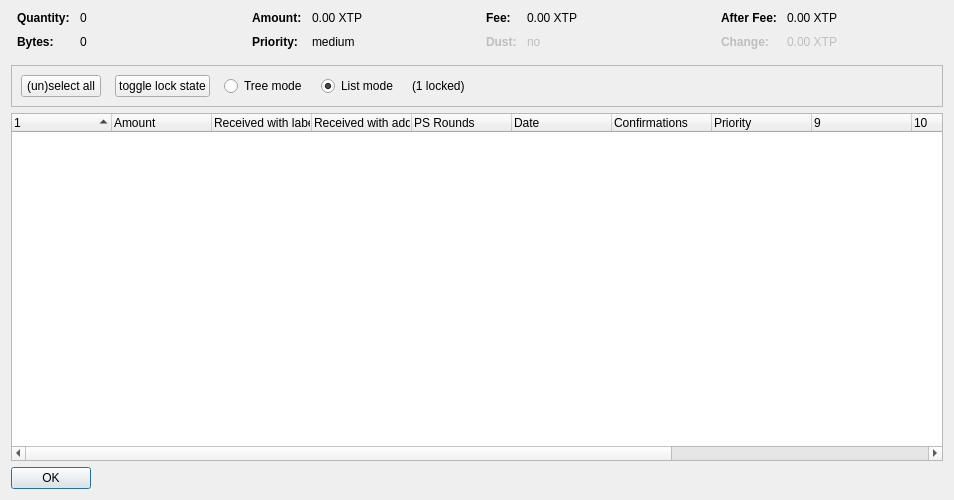
<?xml version="1.0" encoding="UTF-8"?>
<ui version="4.0">
 <class>CoinControlDialog</class>
 <widget class="QDialog" name="CoinControlDialog">
  <property name="geometry">
   <rect>
    <x>0</x>
    <y>0</y>
    <width>954</width>
    <height>500</height>
   </rect>
  </property>
  <property name="windowTitle">
   <string>Coin Selection</string>
  </property>
  <layout class="QVBoxLayout" name="verticalLayout">
   <item>
    <layout class="QHBoxLayout" name="horizontalLayoutTop" stretch="0,0,0,0">
     <property name="topMargin">
      <number>0</number>
     </property>
     <property name="bottomMargin">
      <number>10</number>
     </property>
     <item>
      <layout class="QFormLayout" name="formLayoutCoinControl1">
       <property name="horizontalSpacing">
        <number>10</number>
       </property>
       <property name="verticalSpacing">
        <number>10</number>
       </property>
       <property name="leftMargin">
        <number>6</number>
       </property>
       <property name="rightMargin">
        <number>6</number>
       </property>
       <item row="0" column="0">
        <widget class="QLabel" name="labelCoinControlQuantityText">
         <property name="font">
          <font>
           <weight>75</weight>
           <bold>true</bold>
          </font>
         </property>
         <property name="text">
          <string>Quantity:</string>
         </property>
        </widget>
       </item>
       <item row="0" column="1">
        <widget class="QLabel" name="labelCoinControlQuantity">
         <property name="cursor">
          <cursorShape>IBeamCursor</cursorShape>
         </property>
         <property name="contextMenuPolicy">
          <enum>Qt::ActionsContextMenu</enum>
         </property>
         <property name="text">
          <string notr="true">0</string>
         </property>
         <property name="textInteractionFlags">
          <set>Qt::LinksAccessibleByMouse|Qt::TextSelectableByKeyboard|Qt::TextSelectableByMouse</set>
         </property>
        </widget>
       </item>
       <item row="1" column="0">
        <widget class="QLabel" name="labelCoinControlBytesText">
         <property name="font">
          <font>
           <weight>75</weight>
           <bold>true</bold>
          </font>
         </property>
         <property name="text">
          <string>Bytes:</string>
         </property>
        </widget>
       </item>
       <item row="1" column="1">
        <widget class="QLabel" name="labelCoinControlBytes">
         <property name="cursor">
          <cursorShape>IBeamCursor</cursorShape>
         </property>
         <property name="contextMenuPolicy">
          <enum>Qt::ActionsContextMenu</enum>
         </property>
         <property name="text">
          <string notr="true">0</string>
         </property>
         <property name="textInteractionFlags">
          <set>Qt::LinksAccessibleByMouse|Qt::TextSelectableByKeyboard|Qt::TextSelectableByMouse</set>
         </property>
        </widget>
       </item>
      </layout>
     </item>
     <item>
      <layout class="QFormLayout" name="formLayoutCoinControl2">
       <property name="horizontalSpacing">
        <number>10</number>
       </property>
       <property name="verticalSpacing">
        <number>10</number>
       </property>
       <property name="leftMargin">
        <number>6</number>
       </property>
       <property name="rightMargin">
        <number>6</number>
       </property>
       <item row="0" column="0">
        <widget class="QLabel" name="labelCoinControlAmountText">
         <property name="font">
          <font>
           <weight>75</weight>
           <bold>true</bold>
          </font>
         </property>
         <property name="text">
          <string>Amount:</string>
         </property>
        </widget>
       </item>
       <item row="0" column="1">
        <widget class="QLabel" name="labelCoinControlAmount">
         <property name="cursor">
          <cursorShape>IBeamCursor</cursorShape>
         </property>
         <property name="contextMenuPolicy">
          <enum>Qt::ActionsContextMenu</enum>
         </property>
         <property name="text">
          <string notr="true">0.00 XTP</string>
         </property>
         <property name="textInteractionFlags">
          <set>Qt::LinksAccessibleByMouse|Qt::TextSelectableByKeyboard|Qt::TextSelectableByMouse</set>
         </property>
        </widget>
       </item>
       <item row="1" column="0">
        <widget class="QLabel" name="labelCoinControlPriorityText">
         <property name="font">
          <font>
           <weight>75</weight>
           <bold>true</bold>
          </font>
         </property>
         <property name="text">
          <string>Priority:</string>
         </property>
        </widget>
       </item>
       <item row="1" column="1">
        <widget class="QLabel" name="labelCoinControlPriority">
         <property name="cursor">
          <cursorShape>IBeamCursor</cursorShape>
         </property>
         <property name="contextMenuPolicy">
          <enum>Qt::ActionsContextMenu</enum>
         </property>
         <property name="text">
          <string>medium</string>
         </property>
         <property name="textInteractionFlags">
          <set>Qt::LinksAccessibleByMouse|Qt::TextSelectableByKeyboard|Qt::TextSelectableByMouse</set>
         </property>
        </widget>
       </item>
      </layout>
     </item>
     <item>
      <layout class="QFormLayout" name="formLayoutCoinControl3">
       <property name="horizontalSpacing">
        <number>10</number>
       </property>
       <property name="verticalSpacing">
        <number>10</number>
       </property>
       <property name="leftMargin">
        <number>6</number>
       </property>
       <property name="rightMargin">
        <number>6</number>
       </property>
       <item row="0" column="0">
        <widget class="QLabel" name="labelCoinControlFeeText">
         <property name="font">
          <font>
           <weight>75</weight>
           <bold>true</bold>
          </font>
         </property>
         <property name="text">
          <string>Fee:</string>
         </property>
        </widget>
       </item>
       <item row="0" column="1">
        <widget class="QLabel" name="labelCoinControlFee">
         <property name="cursor">
          <cursorShape>IBeamCursor</cursorShape>
         </property>
         <property name="contextMenuPolicy">
          <enum>Qt::ActionsContextMenu</enum>
         </property>
         <property name="text">
          <string notr="true">0.00 XTP</string>
         </property>
         <property name="textInteractionFlags">
          <set>Qt::LinksAccessibleByMouse|Qt::TextSelectableByKeyboard|Qt::TextSelectableByMouse</set>
         </property>
        </widget>
       </item>
       <item row="1" column="0">
        <widget class="QLabel" name="labelCoinControlLowOutputText">
         <property name="enabled">
          <bool>false</bool>
         </property>
         <property name="font">
          <font>
           <weight>75</weight>
           <bold>true</bold>
          </font>
         </property>
         <property name="text">
          <string>Dust:</string>
         </property>
        </widget>
       </item>
       <item row="1" column="1">
        <widget class="QLabel" name="labelCoinControlLowOutput">
         <property name="enabled">
          <bool>false</bool>
         </property>
         <property name="cursor">
          <cursorShape>IBeamCursor</cursorShape>
         </property>
         <property name="contextMenuPolicy">
          <enum>Qt::ActionsContextMenu</enum>
         </property>
         <property name="text">
          <string>no</string>
         </property>
         <property name="textInteractionFlags">
          <set>Qt::LinksAccessibleByMouse|Qt::TextSelectableByKeyboard|Qt::TextSelectableByMouse</set>
         </property>
        </widget>
       </item>
      </layout>
     </item>
     <item>
      <layout class="QFormLayout" name="formLayoutCoinControl4">
       <property name="horizontalSpacing">
        <number>10</number>
       </property>
       <property name="verticalSpacing">
        <number>10</number>
       </property>
       <property name="leftMargin">
        <number>6</number>
       </property>
       <property name="rightMargin">
        <number>6</number>
       </property>
       <item row="0" column="0">
        <widget class="QLabel" name="labelCoinControlAfterFeeText">
         <property name="font">
          <font>
           <weight>75</weight>
           <bold>true</bold>
          </font>
         </property>
         <property name="text">
          <string>After Fee:</string>
         </property>
        </widget>
       </item>
       <item row="0" column="1">
        <widget class="QLabel" name="labelCoinControlAfterFee">
         <property name="cursor">
          <cursorShape>IBeamCursor</cursorShape>
         </property>
         <property name="contextMenuPolicy">
          <enum>Qt::ActionsContextMenu</enum>
         </property>
         <property name="text">
          <string notr="true">0.00 XTP</string>
         </property>
         <property name="textInteractionFlags">
          <set>Qt::LinksAccessibleByMouse|Qt::TextSelectableByKeyboard|Qt::TextSelectableByMouse</set>
         </property>
        </widget>
       </item>
       <item row="1" column="0">
        <widget class="QLabel" name="labelCoinControlChangeText">
         <property name="enabled">
          <bool>false</bool>
         </property>
         <property name="font">
          <font>
           <weight>75</weight>
           <bold>true</bold>
          </font>
         </property>
         <property name="text">
          <string>Change:</string>
         </property>
        </widget>
       </item>
       <item row="1" column="1">
        <widget class="QLabel" name="labelCoinControlChange">
         <property name="enabled">
          <bool>false</bool>
         </property>
         <property name="cursor">
          <cursorShape>IBeamCursor</cursorShape>
         </property>
         <property name="contextMenuPolicy">
          <enum>Qt::ActionsContextMenu</enum>
         </property>
         <property name="text">
          <string notr="true">0.00 XTP</string>
         </property>
         <property name="textInteractionFlags">
          <set>Qt::LinksAccessibleByMouse|Qt::TextSelectableByKeyboard|Qt::TextSelectableByMouse</set>
         </property>
        </widget>
       </item>
      </layout>
     </item>
    </layout>
   </item>
   <item>
    <widget class="QFrame" name="frame">
     <property name="minimumSize">
      <size>
       <width>0</width>
       <height>40</height>
      </size>
     </property>
     <property name="frameShape">
      <enum>QFrame::StyledPanel</enum>
     </property>
     <property name="frameShadow">
      <enum>QFrame::Sunken</enum>
     </property>
     <layout class="QHBoxLayout" name="horizontalLayout">
      <item>
       <layout class="QHBoxLayout" name="horizontalLayoutPanel" stretch="0,0,0,0,0,0">
        <property name="spacing">
         <number>14</number>
        </property>
        <item>
         <widget class="QPushButton" name="pushButtonSelectAll">
          <property name="sizePolicy">
           <sizepolicy hsizetype="Maximum" vsizetype="Fixed">
            <horstretch>0</horstretch>
            <verstretch>0</verstretch>
           </sizepolicy>
          </property>
          <property name="text">
           <string>(un)select all</string>
          </property>
          <property name="autoDefault">
           <bool>false</bool>
          </property>
         </widget>
        </item>
        <item>
         <widget class="QPushButton" name="pushButtonToggleLock">
          <property name="sizePolicy">
           <sizepolicy hsizetype="Maximum" vsizetype="Fixed">
            <horstretch>0</horstretch>
            <verstretch>0</verstretch>
           </sizepolicy>
          </property>
          <property name="text">
           <string>toggle lock state</string>
          </property>
          <property name="autoDefault">
           <bool>false</bool>
          </property>
         </widget>
        </item>
        <item>
         <widget class="QRadioButton" name="radioTreeMode">
          <property name="sizePolicy">
           <sizepolicy hsizetype="Maximum" vsizetype="Fixed">
            <horstretch>0</horstretch>
            <verstretch>0</verstretch>
           </sizepolicy>
          </property>
          <property name="text">
           <string>Tree mode</string>
          </property>
         </widget>
        </item>
        <item>
         <widget class="QRadioButton" name="radioListMode">
          <property name="sizePolicy">
           <sizepolicy hsizetype="Maximum" vsizetype="Fixed">
            <horstretch>0</horstretch>
            <verstretch>0</verstretch>
           </sizepolicy>
          </property>
          <property name="text">
           <string>List mode</string>
          </property>
          <property name="checked">
           <bool>true</bool>
          </property>
         </widget>
        </item>
        <item>
         <widget class="QLabel" name="labelLocked">
          <property name="text">
           <string>(1 locked)</string>
          </property>
         </widget>
        </item>
        <item>
         <spacer name="horizontalSpacer">
          <property name="orientation">
           <enum>Qt::Horizontal</enum>
          </property>
          <property name="sizeHint" stdset="0">
           <size>
            <width>40</width>
            <height>20</height>
           </size>
          </property>
         </spacer>
        </item>
       </layout>
      </item>
     </layout>
    </widget>
   </item>
   <item>
    <widget class="CoinControlTreeWidget" name="treeWidget">
     <property name="contextMenuPolicy">
      <enum>Qt::CustomContextMenu</enum>
     </property>
     <property name="sortingEnabled">
      <bool>false</bool>
     </property>
     <property name="columnCount">
      <number>13</number>
     </property>
     <attribute name="headerShowSortIndicator" stdset="0">
      <bool>true</bool>
     </attribute>
     <attribute name="headerStretchLastSection">
      <bool>false</bool>
     </attribute>
     <column>
      <property name="text">
       <string/>
      </property>
     </column>
     <column>
      <property name="text">
       <string>Amount</string>
      </property>
     </column>
     <column>
      <property name="text">
       <string>Received with label</string>
      </property>
     </column>
     <column>
      <property name="text">
       <string>Received with address</string>
      </property>
     </column>
     <column>
      <property name="text">
       <string>PS Rounds</string>
      </property>
     </column>
     <column>
      <property name="text">
       <string>Date</string>
      </property>
     </column>
     <column>
      <property name="text">
       <string>Confirmations</string>
      </property>
      <property name="toolTip">
       <string>Confirmed</string>
      </property>
     </column>
     <column>
      <property name="text">
       <string>Priority</string>
      </property>
     </column>
     <column>
      <property name="text">
       <string/>
      </property>
     </column>
     <column>
      <property name="text">
       <string/>
      </property>
     </column>
     <column>
      <property name="text">
       <string/>
      </property>
     </column>
     <column>
      <property name="text">
       <string/>
      </property>
     </column>
     <column>
      <property name="text">
       <string/>
      </property>
     </column>
    </widget>
   </item>
   <item>
    <widget class="QDialogButtonBox" name="buttonBox">
     <property name="sizePolicy">
      <sizepolicy hsizetype="Maximum" vsizetype="Fixed">
       <horstretch>0</horstretch>
       <verstretch>0</verstretch>
      </sizepolicy>
     </property>
     <property name="orientation">
      <enum>Qt::Horizontal</enum>
     </property>
     <property name="standardButtons">
      <set>QDialogButtonBox::Ok</set>
     </property>
    </widget>
   </item>
  </layout>
 </widget>
 <customwidgets>
  <customwidget>
   <class>CoinControlTreeWidget</class>
   <extends>QTreeWidget</extends>
   <header>coincontroltreewidget.h</header>
  </customwidget>
 </customwidgets>
 <resources/>
 <connections/>
</ui>
